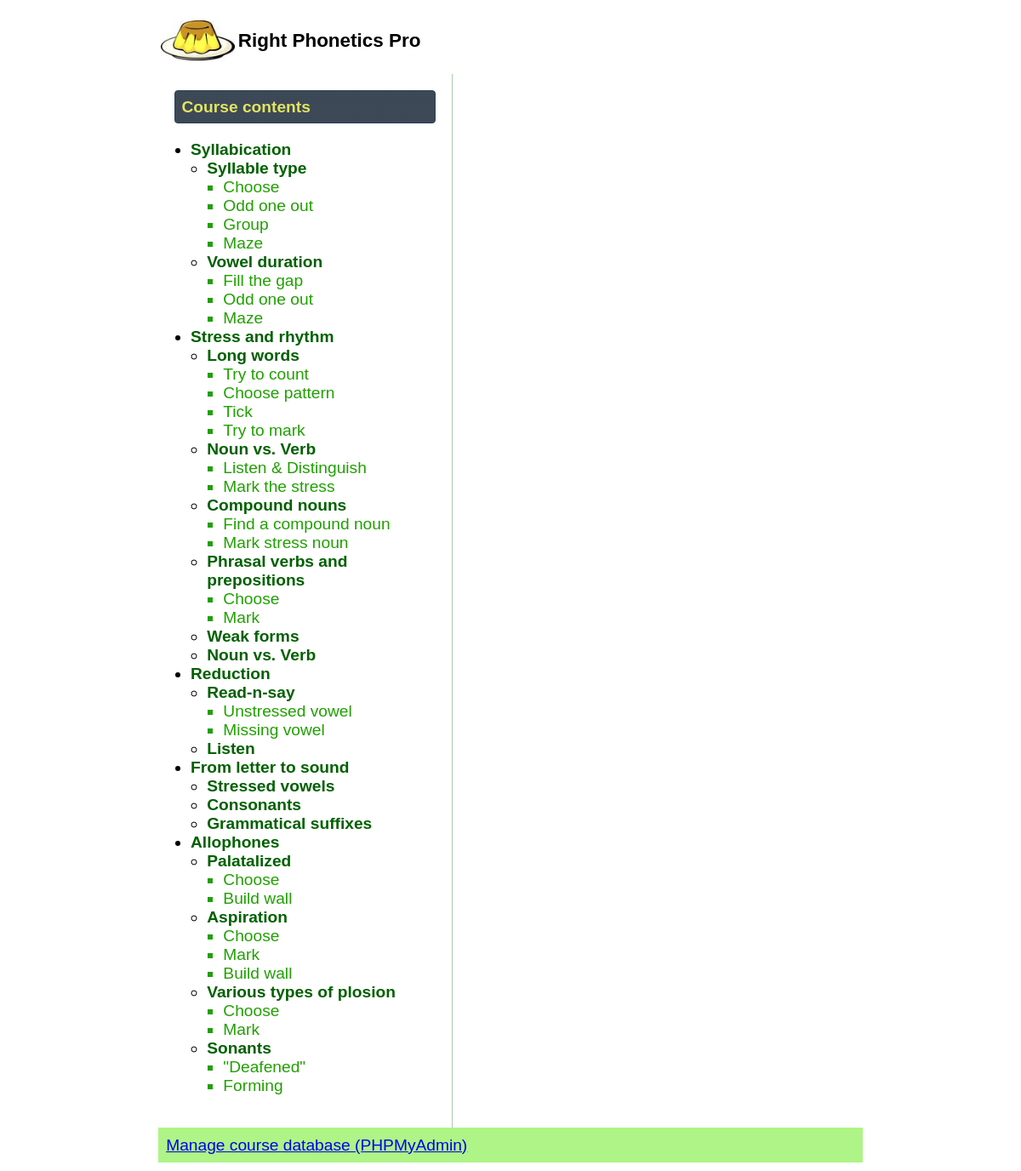
The page /course.php on the database its author committed.
### tables this page shows
create table `exercises`(`id_unit` int, `id_lesson` int, `id_exercise` int, `id_type` int, `name_exercise` varchar(64), `description` varchar(128), `name_internal` varchar(64), primary key(`id_unit`, `id_lesson`, `id_exercise`));

### db_routines.php (called while the page is built, shortened)
<?php
	function GetExercises($unit, $lesson)
	{
		$stmt = 'SELECT * FROM `exercises` WHERE `id_unit`=' . $unit . ' AND `id_lesson`=' . $lesson . ';';
		$res = mysql_query($stmt);
		$items = array();
		while ($row = mysql_fetch_assoc($res))
		{
			$idex = $row['id_exercise'];
			$items[$idex] = array('title' => $row['name_exercise'],
				'desc' => $row['description'],
				'token' => $row['name_internal'],
				'uid' => $idex + 100*$lesson + 10000*$unit);
			if (empty($row['name_exercise']))
			{
				$stmt = 'SELECT `name_exertype` FROM `exercise_types` WHERE `id_exertype`=' . $row['id_type'] . ';';
				$res2 = mysql_query($stmt);
				$et = mysql_fetch_row($res2);
				$items[$idex]['title'] = $et[0];
			}
		}
		return $items;
	}
	function MakeCourseTree()
	{
		$stmt = 'SELECT `id_unit`, `name_unit` FROM `units`;';
		$res1 = mysql_query($stmt);
		$result	= array();
		while ($row1 = mysql_fetch_row($res1))
		{
			$unit = $row1[0];
			$stmt = 'SELECT `id_lesson`, `name_lesson` FROM `lessons` WHERE `id_unit`=' . $unit . ';';
			$res2 = mysql_query($stmt);
			$accum = array();
			while ($row2 = mysql_fetch_row($res2))
			{
				$lesson = $row2[0];
				$accum[$lesson] = array('title' => $row2[1], 'content' => GetExercises($unit, $lesson));
			}
			$result[$unit] = array('title' => $row1[1], 'content' => $accum);
		}
		return $result;
	}
?>

### course.php (the view, shortened to what this page needs)
<?php
	require('./header.php');
	require_once('./db_routines.php');
	$course_tree = MakeCourseTree();
?>
<body>
	<div id="container" class="ui-widget">
		<div class="ui-widget" style="text-align:left; margin-top:0;">
		<table><tr><td><img src="./img/pudding-2.jpg" height="48px"></td><td>
<?php
			echo('<h3>' . APP_NAME . '</h3>');
?>
		</td></tr></table>
		</div>
		<div id="left-panel" class="ui-widget">
<?php
		echo '<div class="ui-widget-header ui-corner-all ui-helper-clearfix" style="padding:0.4em;"><span>Course contents</span></div>';
		echo '<div>';
			echo '<ul id="activity-menu">';
			foreach ($course_tree as $unit => $udata)
			{
				echo '<li><span>' . $udata['title'] . '</span><ul class="unit-menu">';
				foreach ($udata['content'] as $lesson => $ldata)
				{
					echo '<li><span>' . $ldata['title'] . '</span><ul class="lesson-menu">';
					foreach ($ldata['content'] as $exer => $edata)
					{
						echo '<li class="exercise-handle" id="' . $edata['token'] . '" onclick="FetchExercise(\'' . $edata['token'] . '\');">' . $edata['title'] . '</li>';
					}
					echo '</ul></li>';
				}
				echo '</ul></li>';
			}
			echo '</ul>';
		echo '</div>';
?>
		</div>
		<div id="content">
		</div>
		<div id="footer">
<?php
			echo '<div style="display:table;">';
			echo '<div style="display:table-cell;"><a href="' . PMA_LINK . '" target="_blank">Manage course database (PHPMyAdmin)</a></div>';
			echo '</div>';
?>
		</div>
	</div>
</body>
<?php
	require('./footer.php');
?>

### header.php (shortened to what this page needs)
<!DOCTYPE html PUBLIC "-//W3C//DTD XHTML 1.0 Transitional//EN" "http://www.w3.org/TR/xhtml1/DTD/xhtml1-transitional.dtd">
<html xmlns="http://www.w3.org/1999/xhtml" lang="en">
<head>
	<link href="css/custom-theme/jquery-ui-1.10.4.custom.css" rel="stylesheet">
	<link href="css/pagestyle.css" rel="stylesheet" type="text/css" />
</head>

### footer.php
</html>

### css/pagestyle.css (style rules this page uses)
ul { padding-left:1em; }
.collapsible-unit { color:#006000; font-weight:800; text-decoration: none; list-style-image: none; cursor: pointer; }
li.exercise-handle { color:#20a000; }
#container { width:70%; margin:10px auto; }
#content { margin-left: 18em; padding: 1em; min-width: 16em; max-width: 36em; min-height: 600px; }
#left-panel { float: left; width: 16em; margin: 0; padding: 1em; height: 100%; border-right: 1px solid #aca; }
#footer { clear: both; margin: 0; padding: .5em; color: #333; background-color:#aef486; text-align:right; }

### rows shown on the page
exercises: title "Choose"
exercises: title "Odd one out"
exercises: title "Group"
exercises: title "Maze"
exercises: name_exercise "Try to count"
exercises: name_exercise "Choose pattern"
exercises: name_exercise "Tick"
exercises: name_exercise "Try to mark"
exercises: name_exercise "Listen & Distinguish"
exercises: name_exercise "Mark the stress"
exercises: name_exercise "Find a compound noun"
exercises: name_exercise "Mark stress noun"
exercises: name_exercise "Unstressed vowel"
exercises: name_exercise "Missing vowel"
exercises: name_exercise "\"Deafened\""
exercises: name_exercise "Forming"

### other values the page prints
APP_NAME "Right Phonetics Pro"
$udata['title'] "Syllabication"
$ldata['title'] "Syllable type"
$ldata['title'] "Vowel duration"
$edata['title'] "Fill the gap"
$edata['title'] "Odd one out"
$edata['title'] "Maze"
$udata['title'] "Stress and rhythm"
$ldata['title'] "Long words"
$ldata['title'] "Noun vs. Verb"
$ldata['title'] "Compound nouns"
$ldata['title'] "Phrasal verbs and prepositions"
$edata['title'] "Choose"
$edata['title'] "Mark"
$ldata['title'] "Weak forms"
